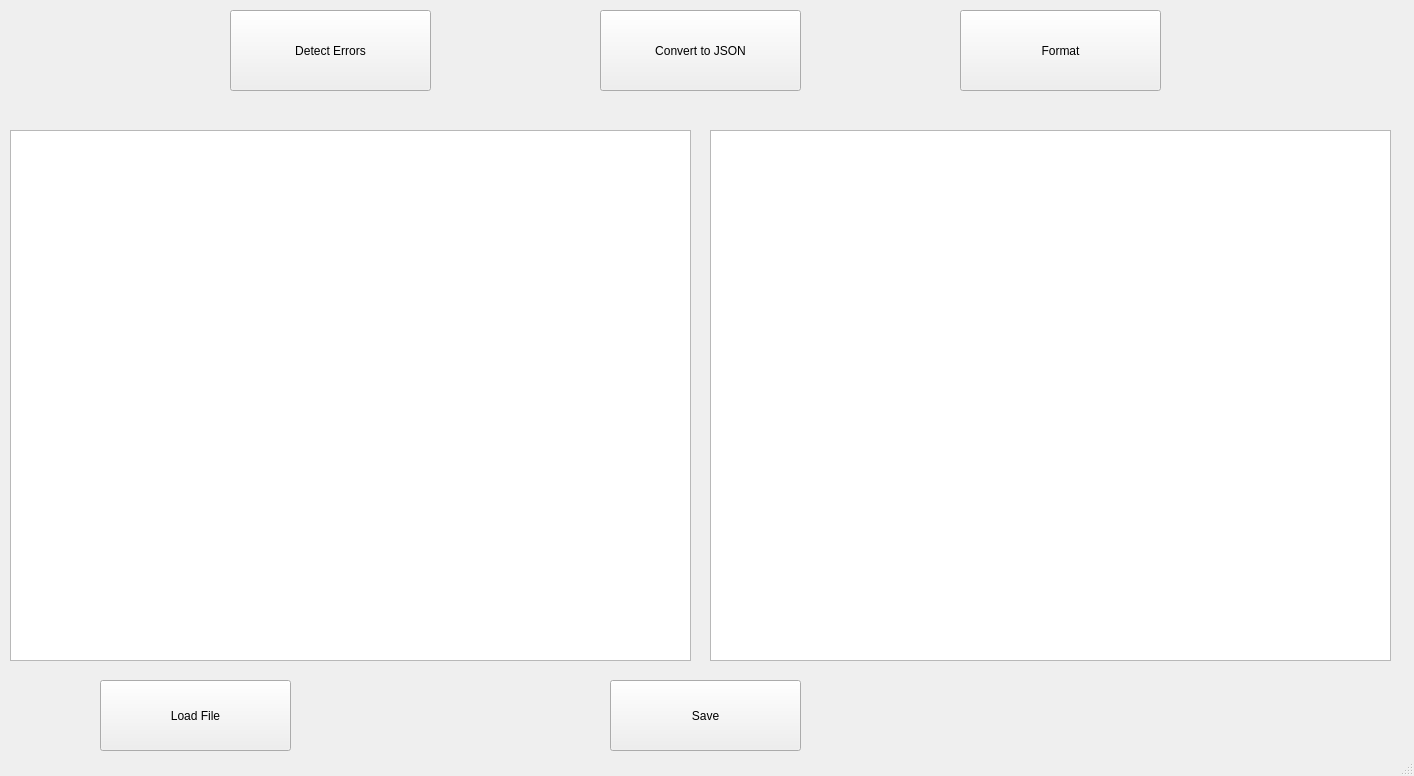
<?xml version="1.0" encoding="UTF-8"?>
<ui version="4.0">
 <class>MainWindow</class>
 <widget class="QMainWindow" name="MainWindow">
  <property name="geometry">
   <rect>
    <x>0</x>
    <y>0</y>
    <width>1414</width>
    <height>776</height>
   </rect>
  </property>
  <property name="windowTitle">
   <string>XML Editor</string>
  </property>
  <widget class="QWidget" name="centralwidget">
   <widget class="QPushButton" name="Detect_B">
    <property name="geometry">
     <rect>
      <x>230</x>
      <y>10</y>
      <width>201</width>
      <height>81</height>
     </rect>
    </property>
    <property name="text">
     <string>Detect Errors</string>
    </property>
   </widget>
   <widget class="QTextBrowser" name="Original">
    <property name="geometry">
     <rect>
      <x>10</x>
      <y>130</y>
      <width>681</width>
      <height>531</height>
     </rect>
    </property>
   </widget>
   <widget class="QTextBrowser" name="Edited">
    <property name="geometry">
     <rect>
      <x>710</x>
      <y>130</y>
      <width>681</width>
      <height>531</height>
     </rect>
    </property>
   </widget>
   <widget class="QPushButton" name="Convert_B">
    <property name="geometry">
     <rect>
      <x>600</x>
      <y>10</y>
      <width>201</width>
      <height>81</height>
     </rect>
    </property>
    <property name="text">
     <string>Convert to JSON</string>
    </property>
   </widget>
   <widget class="QPushButton" name="Load_B">
    <property name="geometry">
     <rect>
      <x>100</x>
      <y>680</y>
      <width>191</width>
      <height>71</height>
     </rect>
    </property>
    <property name="text">
     <string>Load File</string>
    </property>
   </widget>
   <widget class="QPushButton" name="Save_B">
    <property name="geometry">
     <rect>
      <x>610</x>
      <y>680</y>
      <width>191</width>
      <height>71</height>
     </rect>
    </property>
    <property name="text">
     <string>Save</string>
    </property>
   </widget>
   <widget class="QPushButton" name="Format_B">
    <property name="geometry">
     <rect>
      <x>960</x>
      <y>10</y>
      <width>201</width>
      <height>81</height>
     </rect>
    </property>
    <property name="text">
     <string>Format</string>
    </property>
   </widget>
  </widget>
  <widget class="QStatusBar" name="statusbar"/>
 </widget>
 <resources/>
 <connections/>
</ui>
